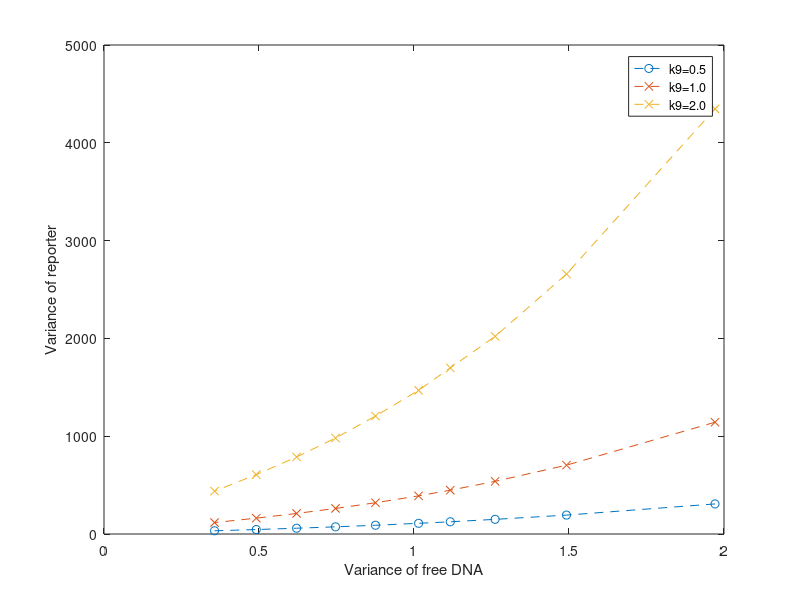
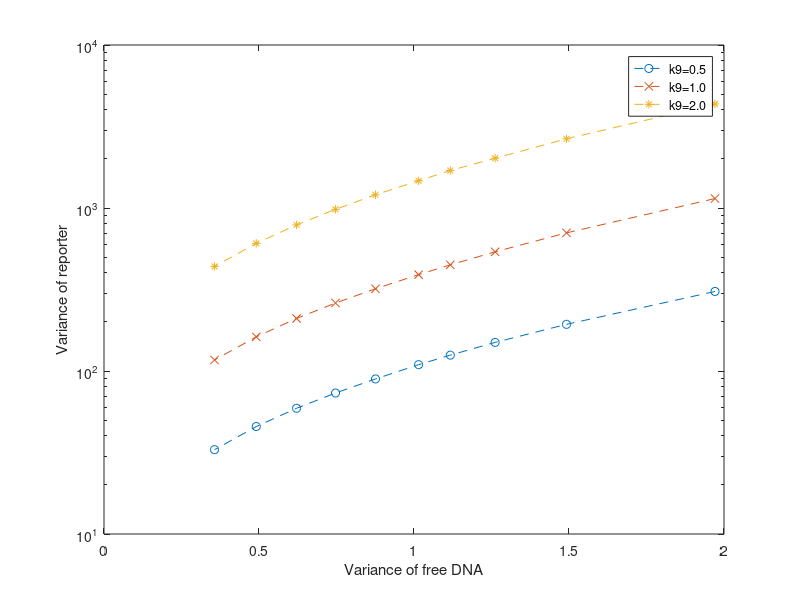

MATLAB code to generate these figures, in order:
clear;

%% Load Files

load('SteadyStateAnalysis_Reporter_Var_k9_05.mat');
ReporVar=Var;

load('SteadyStateAnalysis_Reporter_Var_k9_1.mat');
ReporVar=cat(3,ReporVar,Var);

load('SteadyStateAnalysis_Reporter_Var_k9_2.mat');
ReporVar=cat(3,ReporVar,Var);

load('SteadyStateAnalysis_FreeDNA_Variance.mat')
FreeDNAVar=Var;

ReporVar(7,:,:)=[];
FreeDNAVar(7,:,:)=[];
TranslRate=trsl;
TranslRate(7)=[];

%% Load Files (Add files)

load('SteadyStateAnalysis_Reporter_Var_k9_05_Add.mat');
ReporVarAdd=Var;

load('SteadyStateAnalysis_Reporter_Var_k9_1_Add.mat');
ReporVarAdd=cat(3,ReporVarAdd,Var);

load('SteadyStateAnalysis_Reporter_Var_k9_2_Add.mat');
ReporVarAdd=cat(3,ReporVarAdd,Var);

load('SteadyStateAnalysis_FreeDNA_Variance_Add.mat')
FreeDNAVar=cat(1,Var,FreeDNAVar);

ReporVar=cat(1,ReporVarAdd,ReporVar);
TranslRate=[trsl,TranslRate];

%% Preparation

ReporVarCenter=permute((ReporVar(:,1,:)+ReporVar(:,2,:))/2,[1 3 2]);
ReporVarDist=permute((ReporVar(:,1,:)-ReporVar(:,2,:))/2,[1 3 2]);
ReporSDPError=ReporVarDist./ReporVarCenter*100
FreeDNAVarCenter=(FreeDNAVar(:,1)+FreeDNAVar(:,2))/2;
FreeDNAVarDist=(FreeDNAVar(:,1)-FreeDNAVar(:,2))/2;
FreeDNASDPError=FreeDNAVarDist./FreeDNAVarCenter*100

%% Output Figures

figure(1)
plot(FreeDNAVarCenter,ReporVarCenter(:,1),'--o');
xlabel('Variance of free DNA')
ylabel('Variance of reporter')
hold on
plot(FreeDNAVarCenter,ReporVarCenter(:,2),'--x');
xlabel('Variance of free DNA')
ylabel('Variance of reporter')
hold on
plot(FreeDNAVarCenter,ReporVarCenter(:,3),'--x');
xlabel('Variance of free DNA')
ylabel('Variance of reporter')
legend('k9=0.5','k9=1.0','k9=2.0')

figure(2)
semilogy(FreeDNAVarCenter,ReporVarCenter(:,1),'--o');
xlabel('Variance of free DNA')
ylabel('Variance of reporter')
hold on
semilogy(FreeDNAVarCenter,ReporVarCenter(:,2),'--x');
xlabel('Variance of free DNA')
ylabel('Variance of reporter')
hold on
semilogy(FreeDNAVarCenter,ReporVarCenter(:,3),'--*');
xlabel('Variance of free DNA')
ylabel('Variance of reporter')
legend('k9=0.5','k9=1.0','k9=2.0')

save Variance_Report_Relation.mat